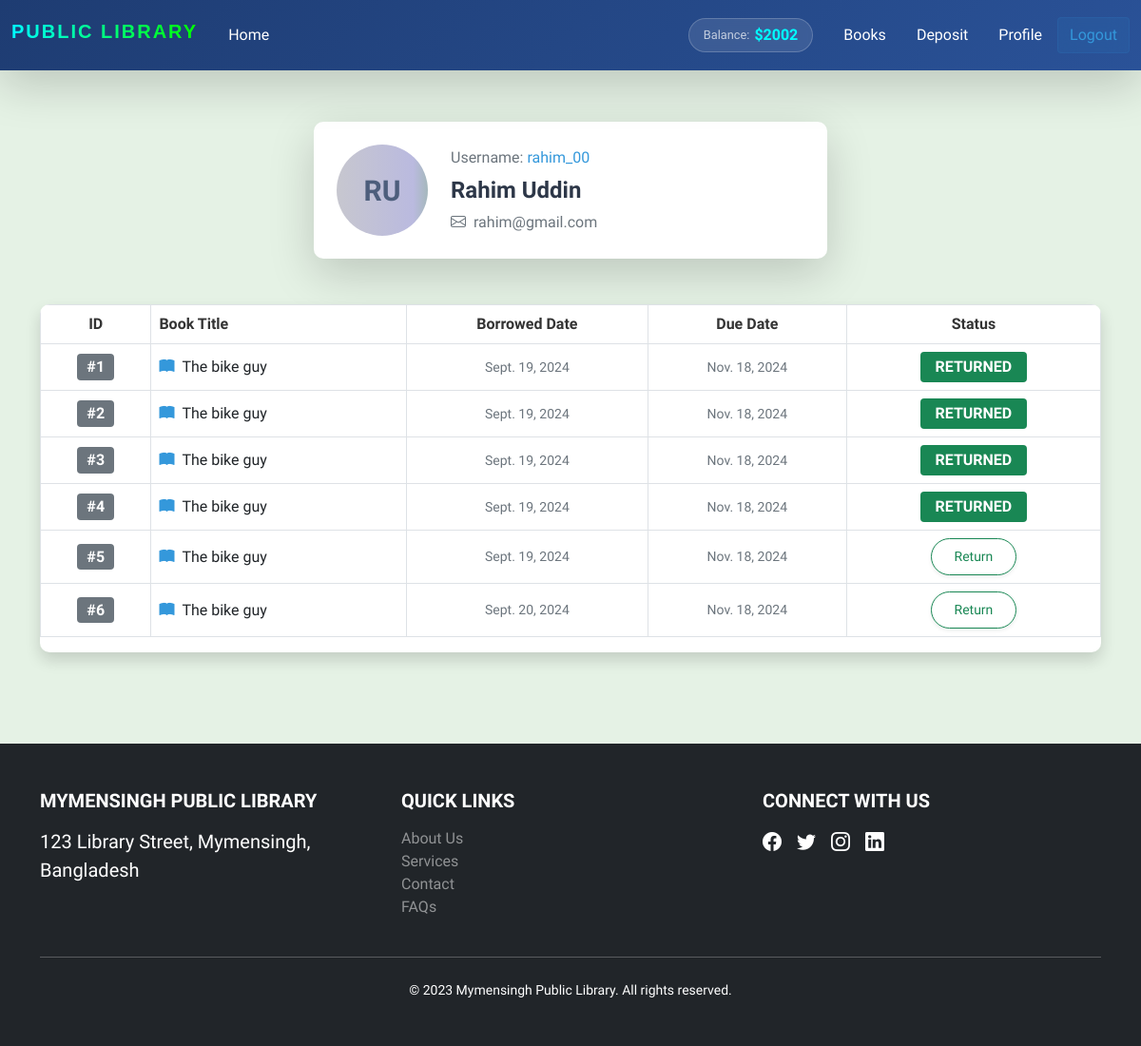
/accounts/profile/ (signed in), run on the app's committed database.
### wallet/models.py (models this page shows, shortened)
class UserWallet(models.Model):
    user = models.OneToOneField(User, related_name="wallet", on_delete=models.CASCADE)
    balance = models.IntegerField(default=0)
    amount = models.IntegerField(null=True)

### books/models.py (models this page shows, shortened)
class BorrowBook(models.Model):
    book = models.ForeignKey(Books, related_name="borrow", on_delete=models.CASCADE)
    borrower = models.ForeignKey(
        User, related_name="borrower", on_delete=models.SET_NULL, null=True
    )
    borrow_date = models.DateField(auto_now_add=True)
    due_date = models.DateField(default=timezone.now() + timezone.timedelta(days=60))
    returned = models.BooleanField(default=False)

class Books(models.Model):
    title = models.CharField(max_length=255)
    description = models.TextField()
    image = models.ImageField(upload_to="book_images/")
    borrowing_price = models.DecimalField(max_digits=10, decimal_places=2)
    category = models.ManyToManyField(BookCategory, related_name="category")

### accounts/views.py (the view)
# urls.py: path("profile/", views.UserProfile.as_view(), name="profile"),
class UserProfile(LoginRequiredMixin, ListView):
    template_name = "profile.html"
    model = BorrowBook
    context_object_name = "borrow_list"
    def get_queryset(self):
        queryset = super().get_queryset()
        return queryset.filter(borrower=self.request.user)
    def get_context_data(self, **kwargs):
        context = super().get_context_data(**kwargs)
        context["user"] = self.request.user
        return context

### accounts/templates/profile.html (shortened to what this page needs)
{% extends "base.html" %} {% block content %} {% load static %}
<div
  style="
    max-width: 540px;
    border-radius: 10px !important ;
    font-family: 'Fira Sans', 'sans-serif';
  "
  class="bg-white rounded-lg shadow-lg overflow-hidden max-w-2xl mx-auto"
>
  <div class="d-flex align-items-center p-4">
    <div
      class="d-flex align-items-center justify-content-center rounded-circle"
      style="
        width: 96px;
        height: 96px;
        font-size: 1.875rem;
        font-weight: 600;
        color: rgb(77, 94, 124);
        background: rgb(199, 199, 207);
        background: linear-gradient(
          90deg,
          rgba(199, 199, 207, 1) 0%,
          rgba(186, 186, 223, 1) 84%,
          rgb(165, 184, 188) 100%
        );
      "
    >
      {{ user.first_name|upper|slice:":1" }}{{ user.last_name|upper|slice:":1"}}
    </div>
    <div class="ms-4">
      <div class="text-muted mb-2">
        Username: <span class="text-primary">{{ user.username }}</span>
      </div>
      <h2
        class="mb-0"
        style="font-size: 1.5rem; font-weight: 700; color: #2d3748"
      >
        {{ user.first_name|title }} {{ user.last_name|title }}
      </h2>
      <div class="d-flex align-items-center mt-2 text-muted">
        <i class="bi bi-envelope me-2"></i>
        <a
          href="mailto:{{ user.email }}"
          class="text-decoration-none text-muted hover:text-primary transition-colors"
        >
          {{ user.email }}
        </a>
      </div>
    </div>
  </div>
</div>
<div
  style="border-radius: 10px !important; font-family: 'Fira Sans', 'sans-serif'"
  class="mt-5 bg-white shadow overflow-hidden"
>
  <div class="table-responsive">
    <table class="table table-bordered align-middle">
      <thead class="bg-gradient-primary text-light">
        <tr>
          <th scope="col" class="text-center">ID</th>
          <th scope="col">Book Title</th>
          <th scope="col" class="text-center">Borrowed Date</th>
          <th scope="col" class="text-center">Due Date</th>
          <th scope="col" class="text-center">Status</th>
        </tr>
      </thead>
      <tbody>
        {% for borrow in borrow_list %}
        <tr class="position-relative">
          <td class="text-center fw-bold text-secondary">
            <span class="badge bg-secondary fs-6">#{{ borrow.id }}</span>
          </td>
          <td class="fw-semibold text-dark">
            <div class="d-flex align-items-center">
              <i class="bi bi-book-fill text-primary me-2"></i>
              {{ borrow.book.title }}
            </div>
          </td>
          <td class="text-center text-muted small">{{ borrow.borrow_date }}</td>
          <td class="text-center text-muted small">{{ borrow.due_date }}</td>
          <td class="text-center">
            {% if borrow.returned %}
            <span class="badge bg-success text-uppercase fs-6 px-3 py-2">
              Returned
            </span>
            {% else %}
            <form
              action="{% url 'return_book' borrow.id %}"
              method="post"
              class="d-inline-block"
            >
              <button
                type="submit"
                class="btn btn-sm btn-outline-success shadow-sm px-4 py-2"
                style="
                  font-weight: 500;
                  border-radius: 50px;
                  transition: all 0.3s;
                "
                onmouseover="this.style.backgroundColor='#28a745'; this.style.color='#fff';"
                onmouseout="this.style.backgroundColor='transparent'; this.style.color='#28a745';"
              >
                Return
              </button>
            </form>
            {% endif %}
          </td>
        </tr>
        {% endfor %}
      </tbody>
    </table>
  </div>
</div>
{% endblock content %}

### core/templates/base.html (shortened to what this page needs)
{% load static %}
<!DOCTYPE html>
<html lang="en">
  <head>
    <link
      href="https://cdn.jsdelivr.net/npm/bootstrap@5.0.2/dist/css/bootstrap.min.css"
      rel="stylesheet"
    />
    <link
      href="https://cdn.jsdelivr.net/npm/bootstrap-icons/font/bootstrap-icons.css"
      rel="stylesheet"
    />
    <link rel="stylesheet" href="{% static 'styles.css' %}" />
    <link
      rel="stylesheet"
      href="https://cdnjs.cloudflare.com/ajax/libs/aos/2.3.4/aos.css"
    />
    <link
      rel="stylesheet"
      href="https://cdn.jsdelivr.net/npm/bootstrap-icons@1.10.5/font/bootstrap-icons.css"
    />
  </head>
  <body style="background: rgba(0, 128, 0, 0.1)">
    <nav
      class="navbar navbar-expand-lg fixed-top navbar-dark py-3 shadow-lg mb-5 futuristic-nav"
    >
      <div class="container-fluid">
        <a
          class="navbar-brand text-white h3 fw-bold me-4"
          href="{% url 'home' %}"
        >
          <span class="futuristic-text">Public Library</span>
        </a>
        <div class="collapse navbar-collapse" id="navbarContent">
          <ul class="navbar-nav me-auto mb-2 mb-lg-0">
            <li class="nav-item">
              <a href="{% url 'home' %}" class="nav-link active futuristic-link"
                >Home</a
              >
            </li>
          </ul>
          <div class="d-flex align-items-center">
            {% if user.is_authenticated %}
            <div class="balance-chip me-3">
              <span class="balance-label">Balance:</span>
              <span class="balance-amount">${{user.wallet.balance}}</span>
            </div>
            <a
              href="{% url 'collection' %}"
              class="nav-link active futuristic-link text-white"
              >Books</a
            >
            <a
              href="{% url 'deposit' %}"
              class="nav-link active futuristic-link text-white"
              >Deposit</a
            >
            <a
              href="{% url 'profile' %}"
              class="nav-link active futuristic-link text-white"
              >Profile</a
            >
            <form
              action="{% url 'logout' %}"
              method="post"
              class="d-inline-block"
            >
              <button
                class="btn btn-outline-light futuristic-btn"
                type="submit"
              >
                Logout
              </button>
            </form>
            {% endif %}
          </div>
        </div>
      </div>
    </nav>
    <div class="container flex justify-content-center align-items-center">
      <div class="py-5">{% block content %} {% endblock %}</div>
    </div>
    <footer class="bg-dark text-white py-5 mt-5">
      <div class="container">
        <div class="row">
          <div class="col-md-4 mb-4 mb-md-0">
            <h5 class="text-uppercase fw-bold mb-3">
              Mymensingh Public Library
            </h5>
            <p class="lead mb-0">123 Library Street, Mymensingh, Bangladesh</p>
          </div>
          <div class="col-md-4 mb-4 mb-md-0">
            <h5 class="text-uppercase fw-bold mb-3">Quick Links</h5>
            <ul class="list-unstyled">
              <li>
                <a
                  href="#"
                  class="text-white-50 text-decoration-none footer-hover-link"
                  >About Us</a
                >
              </li>
              <li>
                <a
                  href="#"
                  class="text-white-50 text-decoration-none footer-hover-link"
                  >Services</a
                >
              </li>
              <li>
                <a
                  href="#"
                  class="text-white-50 text-decoration-none footer-hover-link"
                  >Contact</a
                >
              </li>
              <li>
                <a
                  href="#"
                  class="text-white-50 text-decoration-none footer-hover-link"
                  >FAQs</a
                >
              </li>
            </ul>
          </div>
          <div class="col-md-4">
            <h5 class="text-uppercase fw-bold mb-3">Connect With Us</h5>
            <div class="d-flex">
              <a href="#" class="text-white footer-social-icon me-3"
                ><i class="bi bi-facebook"></i
              ></a>
              <a href="#" class="text-white footer-social-icon me-3"
                ><i class="bi bi-twitter"></i
              ></a>
              <a href="#" class="text-white footer-social-icon me-3"
                ><i class="bi bi-instagram"></i
              ></a>
              <a href="#" class="text-white footer-social-icon"
                ><i class="bi bi-linkedin"></i
              ></a>
            </div>
          </div>
        </div>
        <hr class="my-4" />
        <div class="text-center">
          <p class="small mb-0">
            &copy; 2023 Mymensingh Public Library. All rights reserved.
          </p>
        </div>
      </div>
    </footer>
  </body>
</html>

### core/static/styles.css (style rules this page uses)
body { padding-top: 80px; background-color: #f8f9fa; font-family: "Fira Sans", sans-serif; }
.futuristic-nav { background: linear-gradient(135deg, #1e3c72 0%, #2a5298 100%); backdrop-filter: blur(10px); -webkit-backdrop-filter: blur(10px); }
.futuristic-text { font-family: "Orbitron", sans-serif; letter-spacing: 2px; text-transform: uppercase; background: linear-gradient(to right, #00ffff, #00ff00); -webkit-background-clip: text; -webkit-text-fill-color: transparent; }
.futuristic-link { position: relative; overflow: hidden; }
.futuristic-link::after { content: ""; position: absolute; bottom: 0; left: 0; width: 100%; height: 2px; background-color: #00ffff; transform: scaleX(0); transition: transform 0.3s ease; }
.futuristic-btn { border: 1px solid rgba(255, 255, 255, 0.2); background-color: rgba(255, 255, 255, 0.1); backdrop-filter: blur(5px); -webkit-backdrop-filter: blur(5px); transition: all 0.3s ease; }
.balance-chip { background: rgba(255, 255, 255, 0.1); border-radius: 20px; padding: 5px 15px; display: flex; align-items: center; backdrop-filter: blur(5px); -webkit-backdrop-filter: blur(5px); border: 1px solid rgba(255, 255, 255, 0.2); }
.balance-label { font-size: 0.8rem; color: rgba(255, 255, 255, 0.7); margin-right: 5px; }
.balance-amount { font-weight: bold; color: #00ffff; }
.futuristic-btn { background: rgba(52, 152, 219, 0.1); backdrop-filter: blur(10px); border: 1px solid rgba(52, 152, 219, 0.1); color: #3498db; }
.text-primary { color: #3498db !important; }
.text-light { color: #333 !important; }
.footer-hover-link { transition: color 0.3s ease, opacity 0.3s ease; }
.footer-social-icon { font-size: 1.25rem; transition: transform 0.3s ease, color 0.3s ease; }

### data on the page
BorrowBook: id "1", book "The bike guy", borrow_date "Sept. 19, 2024", due_date "Nov. 18, 2024", returned "RETURNED"
BorrowBook: id "2", book "The bike guy", borrow_date "Sept. 19, 2024", due_date "Nov. 18, 2024", returned "RETURNED"
BorrowBook: id "3", book "The bike guy", borrow_date "Sept. 19, 2024", due_date "Nov. 18, 2024", returned "RETURNED"
BorrowBook: id "4", book "The bike guy", borrow_date "Sept. 19, 2024", due_date "Nov. 18, 2024", returned "RETURNED"
BorrowBook: id "5", book "The bike guy", borrow_date "Sept. 19, 2024", due_date "Nov. 18, 2024", returned "Return"
BorrowBook: id "6", book "The bike guy", borrow_date "Sept. 20, 2024", due_date "Nov. 18, 2024", returned "Return"

### other printed values
{{ user.wallet.balance }} "2002"
{{ user.first_name|upper|slice:":1" }} "R"
{{ user.last_name|upper|slice:":1" }} "U"
{{ user.username }} "rahim_00"
{{ user.first_name|title }} "Rahim"
{{ user.last_name|title }} "Uddin"
{{ user.email }} "rahim@gmail.com"
